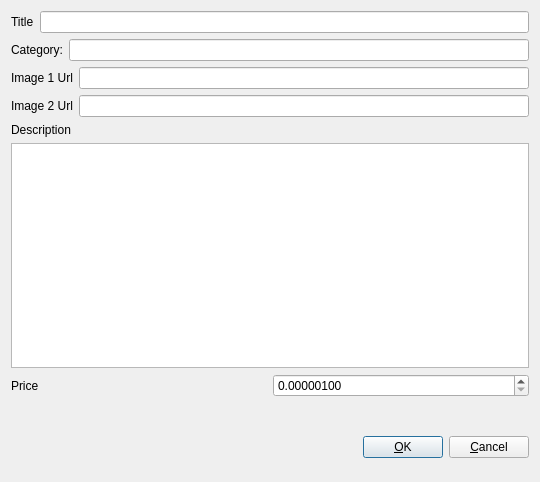
<?xml version="1.0" encoding="UTF-8"?>
<ui version="4.0">
 <class>CreateMarketListingDialog</class>
 <widget class="QDialog" name="CreateMarketListingDialog">
  <property name="geometry">
   <rect>
    <x>0</x>
    <y>0</y>
    <width>540</width>
    <height>482</height>
   </rect>
  </property>
  <property name="windowTitle">
   <string>Create Market Listing</string>
  </property>
  <property name="modal">
   <bool>true</bool>
  </property>
  <layout class="QVBoxLayout" name="verticalLayout">
   <item>
    <layout class="QHBoxLayout" name="horizontalLayout">
     <item>
      <widget class="QLabel" name="label">
       <property name="text">
        <string>Title</string>
       </property>
      </widget>
     </item>
     <item>
      <widget class="QLineEdit" name="titleLineEdit"/>
     </item>
    </layout>
   </item>
   <item>
    <layout class="QHBoxLayout" name="horizontalLayout_7">
     <property name="topMargin">
      <number>0</number>
     </property>
     <item>
      <widget class="QLabel" name="label_6">
       <property name="text">
        <string>Category:</string>
       </property>
      </widget>
     </item>
     <item>
      <widget class="QLineEdit" name="categoryLineEdit"/>
     </item>
    </layout>
   </item>
   <item>
    <layout class="QHBoxLayout" name="horizontalLayout_4"/>
   </item>
   <item>
    <layout class="QHBoxLayout" name="horizontalLayout_2">
     <property name="bottomMargin">
      <number>0</number>
     </property>
     <item>
      <widget class="QLabel" name="label_2">
       <property name="text">
        <string>Image 1 Url</string>
       </property>
      </widget>
     </item>
     <item>
      <widget class="QLineEdit" name="imageOneLineEdit"/>
     </item>
    </layout>
   </item>
   <item>
    <layout class="QHBoxLayout" name="horizontalLayout_5">
     <property name="bottomMargin">
      <number>0</number>
     </property>
     <item>
      <widget class="QLabel" name="label_4">
       <property name="text">
        <string>Image 2 Url</string>
       </property>
      </widget>
     </item>
     <item>
      <widget class="QLineEdit" name="imageTwoLineEdit"/>
     </item>
    </layout>
   </item>
   <item>
    <layout class="QVBoxLayout" name="verticalLayout_3">
     <item>
      <widget class="QLabel" name="label_3">
       <property name="text">
        <string>Description</string>
       </property>
      </widget>
     </item>
    </layout>
   </item>
   <item>
    <widget class="QPlainTextEdit" name="descriptionTextEdit"/>
   </item>
   <item>
    <layout class="QHBoxLayout" name="horizontalLayout_3">
     <property name="bottomMargin">
      <number>0</number>
     </property>
    </layout>
   </item>
   <item>
    <layout class="QHBoxLayout" name="horizontalLayout_6">
     <property name="bottomMargin">
      <number>20</number>
     </property>
     <item>
      <widget class="QLabel" name="label_5">
       <property name="text">
        <string>Price</string>
       </property>
      </widget>
     </item>
     <item>
      <widget class="QDoubleSpinBox" name="priceSpinBox">
       <property name="decimals">
        <number>8</number>
       </property>
       <property name="minimum">
        <double>0.000001000000000</double>
       </property>
       <property name="maximum">
        <double>999999.999998999992386</double>
       </property>
      </widget>
     </item>
    </layout>
   </item>
   <item>
    <layout class="QHBoxLayout" name="horizontalLayout_Buttons">
     <item>
      <spacer name="horizontalSpacer_1">
       <property name="orientation">
        <enum>Qt::Horizontal</enum>
       </property>
       <property name="sizeHint" stdset="0">
        <size>
         <width>40</width>
         <height>48</height>
        </size>
       </property>
      </spacer>
     </item>
     <item>
      <widget class="QLabel" name="statusLabel">
       <property name="font">
        <font>
         <weight>75</weight>
         <bold>true</bold>
        </font>
       </property>
       <property name="text">
        <string/>
       </property>
       <property name="textFormat">
        <enum>Qt::PlainText</enum>
       </property>
       <property name="wordWrap">
        <bool>true</bool>
       </property>
      </widget>
     </item>
     <item>
      <spacer name="horizontalSpacer_2">
       <property name="orientation">
        <enum>Qt::Horizontal</enum>
       </property>
       <property name="sizeHint" stdset="0">
        <size>
         <width>40</width>
         <height>48</height>
        </size>
       </property>
      </spacer>
     </item>
     <item>
      <widget class="QPushButton" name="okButton">
       <property name="text">
        <string>&amp;OK</string>
       </property>
      </widget>
     </item>
     <item>
      <widget class="QPushButton" name="cancelButton">
       <property name="text">
        <string>&amp;Cancel</string>
       </property>
       <property name="autoDefault">
        <bool>false</bool>
       </property>
      </widget>
     </item>
    </layout>
   </item>
  </layout>
 </widget>
 <resources/>
 <connections/>
</ui>
